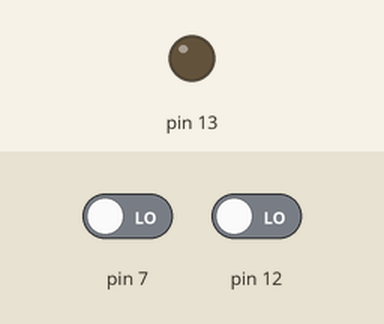
The sketch below on a simulated Arduino Uno, built with avr-gcc and run on an emulated ATmega328P. Parts: output pins drawn as LEDs (lit = HIGH). Dashed ring = blinking. The test bench sets the inputs (shaded band); at power-on: pin 7 LOW, pin 12 LOW.

Above: at 1.2 s.
1.3 s: pin 7 driven HIGH
At 1.9 s:
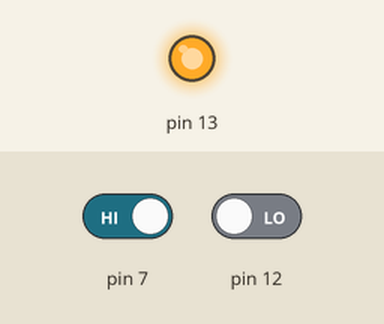
4.3 s: pin 12 driven HIGH
At 4.53 s:
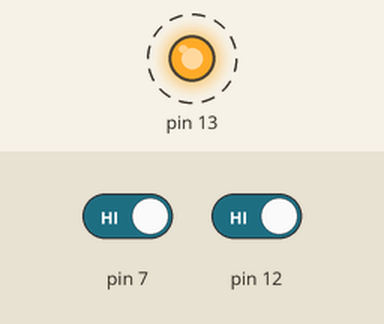
7.3 s: pin 12 driven LOW
At 7.3 s:
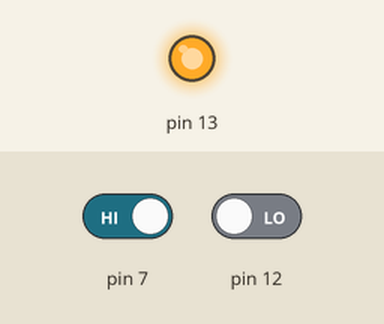
Timing chart, 0 to 10.3 s (numbered marks = the images above; inputs shaded):
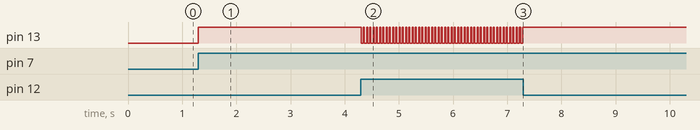

Measured:
- after the input at 1.3 s, pin 13: LOW → HIGH at once
- after the input at 4.3 s, pin 13: alternates HIGH for 0.02 s and LOW for 0.04 s, starting at once
- after the input at 7.3 s, pin 13: stops changing and stays HIGH

The sketch:

code.ino
```cpp
int buttonState1 = 0;
int buttonState2 = 0;

void setup()
{
  pinMode(13,OUTPUT);

  pinMode(7,INPUT);
}
void loop()
{
  buttonState1 = digitalRead(7);
  if(buttonState1 == HIGH)
  {
    digitalWrite(13, HIGH);
    delay(20);
    digitalWrite(13, LOW);
  }
  else
  {
    digitalWrite(13 , LOW);
  }
  buttonState2 = digitalRead(12);
  if(buttonState2 == HIGH)
  {
    digitalWrite(8, HIGH);
    delay(40);
    digitalWrite(8,LOW);
  }
  else
  {
    digitalWrite(8, LOW);
  }
}
```
